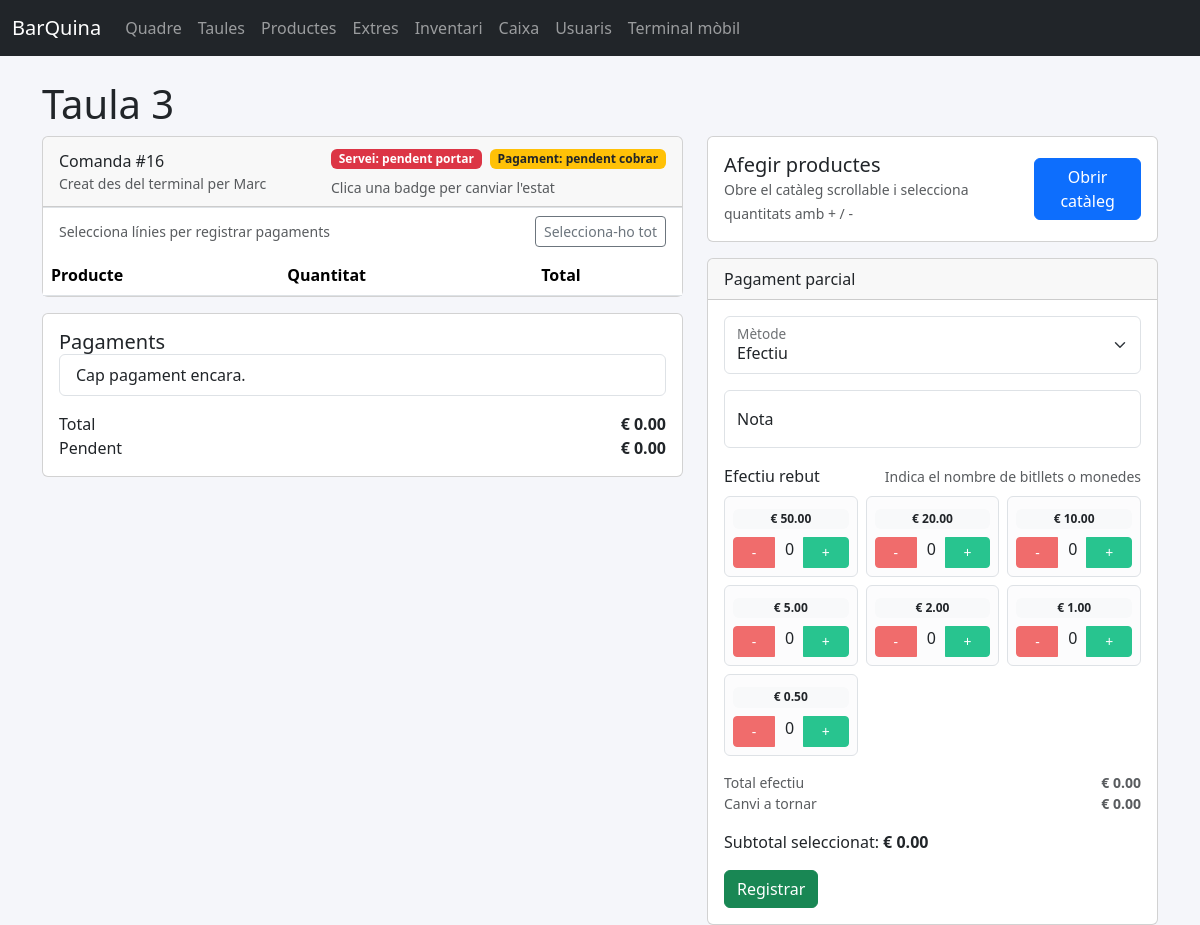
The page /tables/3 on the database as committed earlier.
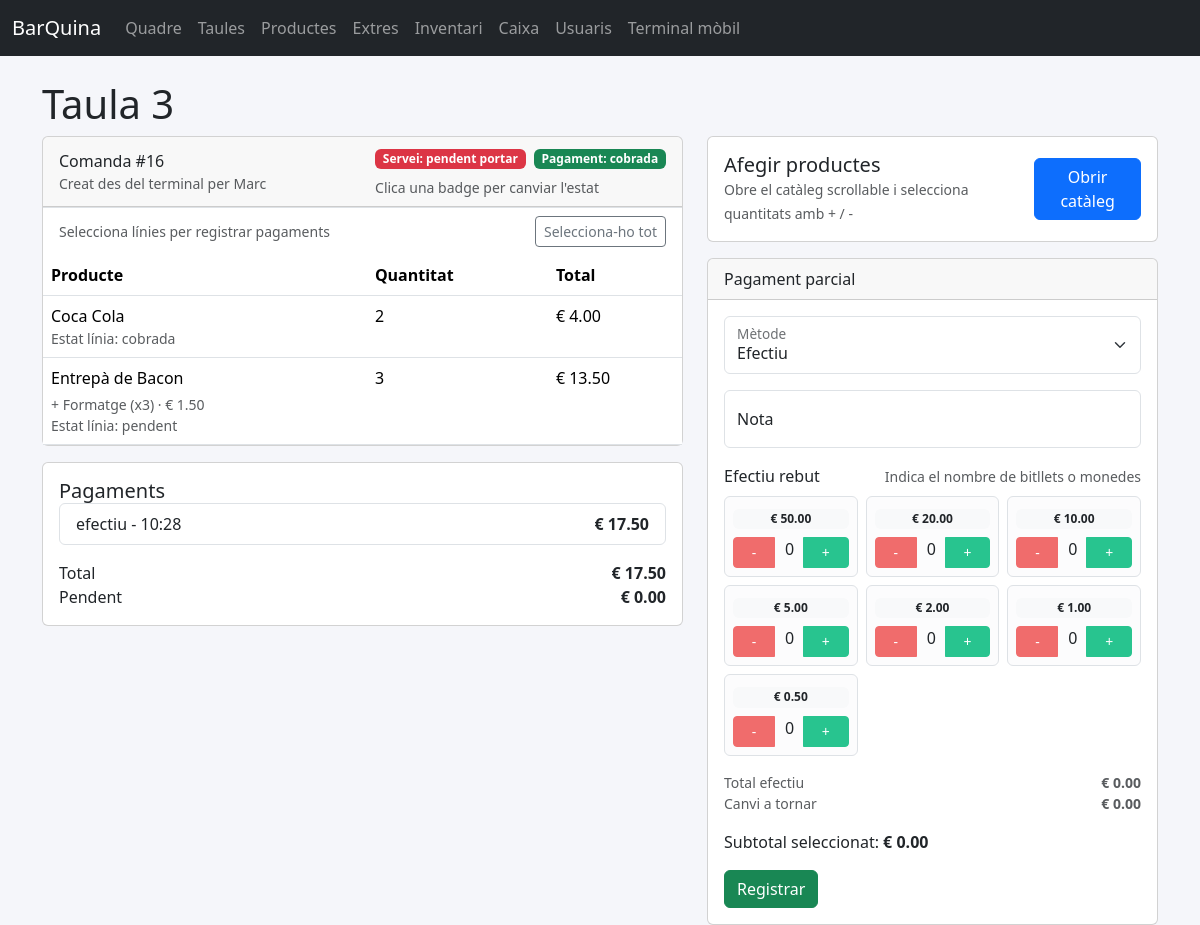
The same page on the database as committed later.
### app/models.py (models this page shows, shortened)
class Table(db.Model):
    __tablename__ = "tables"
    id = db.Column(db.Integer, primary_key=True)
    name = db.Column(db.String(50), unique=True, nullable=False)
    seats = db.Column(db.Integer, default=4)
    orders = db.relationship("Order", back_populates="table", cascade="all, delete-orphan")

class Order(db.Model):
    __tablename__ = "orders"
    id = db.Column(db.Integer, primary_key=True)
    table_id = db.Column(db.Integer, db.ForeignKey("tables.id"), nullable=False)
    created_by_id = db.Column(db.Integer, db.ForeignKey("staff_users.id"))
    status = db.Column(db.String(32), default=FulfillmentStatus.PENDING_DELIVERY.value, nullable=False)
    fulfillment_status = db.Column(
        db.Enum(FulfillmentStatus), default=FulfillmentStatus.PENDING_DELIVERY, nullable=False
    )
    payment_status = db.Column(db.Enum(PaymentStatus), default=PaymentStatus.PENDING_PAYMENT, nullable=False)
    notes = db.Column(db.Text)
    created_at = db.Column(db.DateTime, default=datetime.utcnow)
    updated_at = db.Column(db.DateTime, default=datetime.utcnow, onupdate=datetime.utcnow)
    table = db.relationship("Table", back_populates="orders")
    created_by = db.relationship("StaffUser", back_populates="orders")
    items = db.relationship("OrderItem", back_populates="order", cascade="all, delete-orphan")
    payments = db.relationship("Payment", back_populates="order", cascade="all, delete-orphan")
    def subtotal(self) -> float:
        return sum(item.line_total() for item in self.items)
    def paid_total(self) -> float:
        return sum(payment.amount for payment in self.payments)
    def outstanding_total(self) -> float:
        return max(self.subtotal() - self.paid_total(), 0.0)

class StaffUser(db.Model):
    __tablename__ = "staff_users"
    id = db.Column(db.Integer, primary_key=True)
    name = db.Column(db.String(60), unique=True, nullable=False)
    is_active = db.Column(db.Boolean, default=True)
    orders = db.relationship("Order", back_populates="created_by")

class OrderItem(db.Model):
    __tablename__ = "order_items"
    id = db.Column(db.Integer, primary_key=True)
    order_id = db.Column(db.Integer, db.ForeignKey("orders.id"), nullable=False)
    product_id = db.Column(db.Integer, db.ForeignKey("products.id"), nullable=False)
    quantity = db.Column(db.Integer, default=1)
    unit_price = db.Column(db.Float, nullable=False)
    status = db.Column(db.Enum(OrderItemStatus), default=OrderItemStatus.PENDING, nullable=False)
    notes = db.Column(db.String(120))
    order = db.relationship("Order", back_populates="items")
    product = db.relationship("Product", back_populates="order_items")
    payment_links = db.relationship("PaymentItem", back_populates="order_item", cascade="all, delete-orphan")
    extras = db.relationship("OrderItemExtra", back_populates="order_item", cascade="all, delete-orphan")
    def line_total(self) -> float:
        base_total = self.quantity * self.unit_price
        extras_total = sum(extra.price_delta * extra.quantity for extra in self.extras)
        return round(base_total + extras_total, 2)

class Product(db.Model):
    __tablename__ = "products"
    id = db.Column(db.Integer, primary_key=True)
    name = db.Column(db.String(80), nullable=False)
    category = db.Column(db.String(30), nullable=False, default="beguda")
    price = db.Column(db.Float, nullable=False)
    is_active = db.Column(db.Boolean, default=True)
    order_items = db.relationship("OrderItem", back_populates="product")
    product_extras = db.relationship(
        "ProductExtra",
        back_populates="product",
        cascade="all, delete-orphan",
        lazy="joined",
    )
    extras = db.relationship(
        "Extra",
        secondary="product_extras",
        viewonly=True,
        lazy="joined",
        order_by="Extra.name",
    )

class OrderItemExtra(db.Model):
    __tablename__ = "order_item_extras"
    id = db.Column(db.Integer, primary_key=True)
    order_item_id = db.Column(db.Integer, db.ForeignKey("order_items.id"), nullable=False)
    extra_id = db.Column(db.Integer, db.ForeignKey("extras.id", ondelete="SET NULL"))
    label = db.Column(db.String(80), nullable=False)
    price_delta = db.Column(db.Float, nullable=False)
    quantity = db.Column(db.Integer, nullable=False, default=1)
    order_item = db.relationship("OrderItem", back_populates="extras")
    extra = db.relationship("Extra")
    def total(self) -> float:
        return round(self.price_delta * self.quantity, 2)

class Payment(db.Model):
    __tablename__ = "payments"
    id = db.Column(db.Integer, primary_key=True)
    order_id = db.Column(db.Integer, db.ForeignKey("orders.id"), nullable=False)
    amount = db.Column(db.Float, nullable=False)
    method = db.Column(db.Enum(PaymentMethod), default=PaymentMethod.CASH, nullable=False)
    note = db.Column(db.String(120))
    created_at = db.Column(db.DateTime, default=datetime.utcnow)
    order = db.relationship("Order", back_populates="payments")
    items = db.relationship("PaymentItem", back_populates="payment", cascade="all, delete-orphan")

### app/blueprints/orders/routes.py (the view)
@bp.route("/tables/<int:table_id>")
def table_detail(table_id: int):
    table = Table.query.get_or_404(table_id)
    requested_order_id = request.args.get("order_id", type=int)
    order = None
    if requested_order_id:
        order = Order.query.filter_by(id=requested_order_id, table_id=table.id).first()
        if not order:
            flash("No hem trobat la comanda indicada", "warning")
    if not order:
        order = (
            Order.query.filter_by(table_id=table.id)
            .order_by(Order.created_at.desc())
            .first()
        )
    product_groups = _grouped_products()
    return render_template(
        "orders/table_detail.html",
        table=table,
        order=order,
        product_groups=product_groups,
        fulfillment_statuses=list(FulfillmentStatus),
        payment_statuses=list(PaymentStatus),
        item_statuses=list(OrderItemStatus),
    )

### app/templates/orders/table_detail.html (shortened to what this page needs)
{% extends "base.html" %}
{% block content %}
<h1>{{ table.name }}</h1>
{% if order %}
<div class="row g-4">
    <div class="col-lg-7">
        <div class="card mb-3">
            <div class="card-header d-flex justify-content-between align-items-center">
                <div>
                    <span>Comanda #{{ order.id }}</span>
                    {% if order.created_by %}
                    <div class="text-muted small">Creat des del terminal per {{ order.created_by.name }}</div>
                    {% endif %}
                </div>
                <div class="d-flex flex-column gap-2">
                    {% set next_fulfillment = 'servida' if order.fulfillment_status.value != 'servida' else 'pendent_portar' %}
                    {% set next_payment = 'cobrada' if order.payment_status.value != 'cobrada' else 'pendent_cobrar' %}
                    <div class="d-flex flex-wrap gap-2">
                        <form method="post" action="{{ url_for('orders.update_order_status', order_id=order.id) }}" class="m-0">
                            <button type="submit" class="badge border-0 {% if order.fulfillment_status.value == 'servida' %}bg-success{% else %}bg-danger{% endif %} status-toggle" title="Clica per alternar l'estat de servei">
                                Servei: {{ order.fulfillment_status.label }}
                            </button>
                        </form>
                        <form method="post" action="{{ url_for('orders.update_order_status', order_id=order.id) }}" class="m-0">
                            <button type="submit" class="badge border-0 {% if order.payment_status.value == 'cobrada' %}bg-success{% else %}bg-warning text-dark{% endif %} status-toggle" title="Clica per alternar l'estat de pagament">
                                Pagament: {{ order.payment_status.label }}
                            </button>
                        </form>
                    </div>
                    <small class="text-muted">Clica una badge per canviar l'estat</small>
                </div>
            </div>
            <div class="d-flex justify-content-between align-items-center px-3 py-2 border-top">
                <small class="text-muted mb-0">Selecciona línies per registrar pagaments</small>
                <button class="btn btn-sm btn-outline-secondary" type="button" id="selectAllItems">Selecciona-ho tot</button>
            </div>
            <div class="table-responsive">
                <table class="table table-clickable mb-0">
                    <thead>
                        <tr>
                            <th>Producte</th>
                            <th>Quantitat</th>
                            <th>Total</th>
                        </tr>
                    </thead>
                    <tbody>
                    {% for item in order.items %}
                        <tr class="js-item-row" data-item-id="{{ item.id }}" role="button" aria-pressed="false">
                            <td>
                                {{ item.product.name }}
                                {% if item.extras %}
                                <div class="mt-1">
                                    {% for extra in item.extras %}
                                    <div class="text-muted small">+ {{ extra.label }} (x{{ extra.quantity }}) · € {{ '%.2f'|format(extra.total()) }}</div>
                                    {% endfor %}
                                </div>
                                {% endif %}
                                <small class="text-muted d-block">Estat línia: {{ item.status.label }}</small>
                            </td>
                            <td>{{ item.quantity }}</td>
                            <td>€ {{ '%.2f'|format(item.line_total()) }}</td>
                        </tr>
                    {% endfor %}
                    </tbody>
                </table>
            </div>
        </div>
        <div class="card">
            <div class="card-body">
                <h5>Pagaments</h5>
                <ul class="list-group mb-3">
                {% for payment in order.payments %}
                    <li class="list-group-item d-flex justify-content-between">
                        <span>{{ payment.method.value }} - {{ payment.created_at.strftime('%H:%M') }}</span>
                        <strong>€ {{ '%.2f'|format(payment.amount) }}</strong>
                    </li>
                {% else %}
                    <li class="list-group-item">Cap pagament encara.</li>
                {% endfor %}
                </ul>
                <div class="d-flex justify-content-between">
                    <span>Total</span>
                    <strong>€ {{ '%.2f'|format(order.subtotal()) }}</strong>
                </div>
                <div class="d-flex justify-content-between">
                    <span>Pendent</span>
                    <strong id="pending">€ {{ '%.2f'|format(order.outstanding_total()) }}</strong>
                </div>
            </div>
        </div>
    </div>
    <div class="col-lg-5">
        <div class="card mb-3">
            <div class="card-body d-flex justify-content-between align-items-center">
                <div>
                    <h5 class="mb-0">Afegir productes</h5>
                    <small class="text-muted">Obre el catàleg scrollable i selecciona quantitats amb + / -</small>
                </div>
                <button class="btn btn-primary" type="button" data-bs-toggle="modal" data-bs-target="#productPickerModal">Obrir catàleg</button>
            </div>
        </div>
        <div class="card">
            <div class="card-header">Pagament parcial</div>
            <div class="card-body">
                <form method="post" action="{{ url_for('orders.add_payment', order_id=order.id) }}" id="splitPayment">
                    <div class="form-floating mb-3">
                        <select class="form-select" name="method">
                            <option value="efectiu">Efectiu</option>
                        </select>
                        <label>Mètode</label>
                    </div>
                    <div class="form-floating mb-3">
                        <input class="form-control" name="note" placeholder="Client 1">
                        <label>Nota</label>
                    </div>
                    {% set cash_values = [50, 20, 10, 5, 2, 1, 0.5] %}
                    <div class="mb-3">
                        <div class="d-flex justify-content-between align-items-center mb-2">
                            <label class="form-label mb-0">Efectiu rebut</label>
                            <small class="text-muted">Indica el nombre de bitllets o monedes</small>
                        </div>
                        <div class="row g-2" id="cashCounter">
                            {% for value in cash_values %}
                            {% set input_id = 'cashInput' ~ loop.index0 %}
                            <div class="col-6 col-md-4">
                                <div class="border rounded p-2 h-100 bg-light-subtle">
                                    <div class="text-center mb-2">
                                        <span class="badge text-dark bg-light w-100">€ {{ '%.2f'|format(value) }}</span>
                                    </div>
                                    <div class="btn-group w-100" role="group" aria-label="Controls € {{ '%.2f'|format(value) }}">
                                        <button class="btn btn-soft-danger btn-sm js-cash-minus" type="button" data-target="{{ input_id }}">-</button>
                                        <span class="flex-grow-1 text-center js-cash-count" data-display-for="{{ input_id }}">0</span>
                                        <button class="btn btn-soft-success btn-sm js-cash-plus" type="button" data-target="{{ input_id }}">+</button>
                                    </div>
                                </div>
                            </div>
                            {% endfor %}
                        </div>
                    </div>
                    <div class="d-flex justify-content-between small text-muted">
                        <span>Total efectiu</span>
                        <strong id="cashTotal">€ 0.00</strong>
                    </div>
                    <div class="d-flex justify-content-between small text-muted mb-3">
                        <span>Canvi a tornar</span>
                        <strong id="cashChange">€ 0.00</strong>
                    </div>
                    <p>Subtotal seleccionat: <strong id="selectedTotal">€ 0.00</strong></p>
                    <button class="btn btn-success" type="submit">Registrar</button>
                </form>
            </div>
        </div>
    </div>
</div>
{% else %}
<p>No hi ha comandes obertes.</p>
<form method="post" action="{{ url_for('orders.create_order', table_id=table.id) }}">
    <button class="btn btn-primary">Crear comanda</button>
</form>
{% endif %}
{% endblock %}

### app/templates/base.html (shortened to what this page needs)
<!doctype html>
<html lang="ca">
<head>
    <link rel="stylesheet" href="{{ url_for('static', filename='vendor/bootstrap.min.css') }}">
    <link rel="stylesheet" href="{{ url_for('static', filename='css/app.css') }}">
</head>
<body>
<nav class="navbar navbar-expand-lg navbar-dark bg-dark mb-4">
    <div class="container-fluid">
        <a class="navbar-brand" href="/">BarQuina</a>
        <div class="collapse navbar-collapse">
            <ul class="navbar-nav me-auto mb-2 mb-lg-0">
                <li class="nav-item"><a class="nav-link" href="/">Quadre</a></li>
                <li class="nav-item"><a class="nav-link" href="/tables">Taules</a></li>
                <li class="nav-item"><a class="nav-link" href="/catalog/products">Productes</a></li>
                <li class="nav-item"><a class="nav-link" href="/catalog/extras">Extres</a></li>
                <li class="nav-item"><a class="nav-link" href="/catalog/inventory">Inventari</a></li>
                <li class="nav-item"><a class="nav-link" href="/cash/sessions">Caixa</a></li>
                <li class="nav-item"><a class="nav-link" href="/users/">Usuaris</a></li>
                <li class="nav-item"><a class="nav-link" href="/mobile/">Terminal mòbil</a></li>
            </ul>
        </div>
    </div>
</nav>
<div class="container">
    {% block content %}{% endblock %}
</div>
</body>
</html>

Rows that differ between the two databases and show on the page:
changed Order "pendent portar": payment_status "PENDING_PAYMENT" → "PAID" (drawn); payment_status.label "pendent cobrar" → "cobrada"
added OrderItem: product.name "Coca Cola", status.label "cobrada", quantity "2", line_total "4.00", subtotal "17.50", outstanding_total "0.00"
added OrderItem: product.name "Entrepà de Bacon", status.label "pendent", quantity "3", line_total "13.50"
added OrderItemExtra: label "Formatge", quantity "3", total "1.50"
added Payment: method.value "efectiu", created_at "10:28", amount "17.50"
Other text that changed with them:
{{ '%.2f'|format(order.subtotal()) }}: "0.00" → (not shown)
{{ '%.2f'|format(order.outstanding_total()) }}: "0.00" → (not shown)
text no longer shown: "Cap pagament encara."
